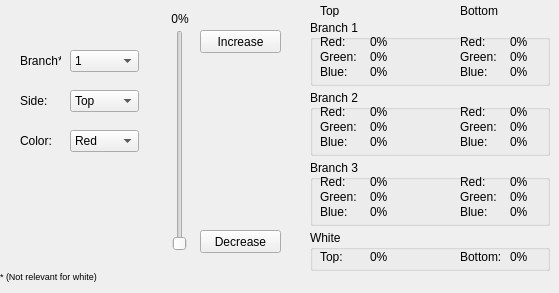
    <widget class="QWidget" name="setLed">
     <attribute name="title">
      <string>Set LED</string>
     </attribute>
     <widget class="QLabel" name="label_3">
      <property name="geometry">
       <rect>
        <x>20</x>
        <y>50</y>
        <width>41</width>
        <height>22</height>
       </rect>
      </property>
      <property name="text">
       <string>Branch*:</string>
      </property>
     </widget>
     <widget class="QComboBox" name="comboBoxBranch">
      <property name="geometry">
       <rect>
        <x>70</x>
        <y>50</y>
        <width>69</width>
        <height>22</height>
       </rect>
      </property>
      <item>
       <property name="text">
        <string>1</string>
       </property>
      </item>
      <item>
       <property name="text">
        <string>2</string>
       </property>
      </item>
      <item>
       <property name="text">
        <string>3</string>
       </property>
      </item>
     </widget>
     <widget class="QLabel" name="label_4">
      <property name="geometry">
       <rect>
        <x>20</x>
        <y>90</y>
        <width>31</width>
        <height>22</height>
       </rect>
      </property>
      <property name="text">
       <string>Side:</string>
      </property>
     </widget>
     <widget class="QComboBox" name="comboBoxLEDSide">
      <property name="geometry">
       <rect>
        <x>70</x>
        <y>90</y>
        <width>69</width>
        <height>22</height>
       </rect>
      </property>
      <item>
       <property name="text">
        <string>Top</string>
       </property>
      </item>
      <item>
       <property name="text">
        <string>Bottom</string>
       </property>
      </item>
     </widget>
     <widget class="QLabel" name="label_9">
      <property name="geometry">
       <rect>
        <x>20</x>
        <y>130</y>
        <width>31</width>
        <height>22</height>
       </rect>
      </property>
      <property name="text">
       <string>Color:</string>
      </property>
     </widget>
     <widget class="QComboBox" name="comboBoxColor">
      <property name="geometry">
       <rect>
        <x>70</x>
        <y>130</y>
        <width>69</width>
        <height>22</height>
       </rect>
      </property>
      <item>
       <property name="text">
        <string>Red</string>
       </property>
      </item>
      <item>
       <property name="text">
        <string>Green</string>
       </property>
      </item>
      <item>
       <property name="text">
        <string>Blue</string>
       </property>
      </item>
      <item>
       <property name="text">
        <string>White</string>
       </property>
      </item>
     </widget>
     <widget class="QLabel" name="label_10">
      <property name="geometry">
       <rect>
        <x>0</x>
        <y>270</y>
        <width>131</width>
        <height>14</height>
       </rect>
      </property>
      <property name="styleSheet">
       <string notr="true">font: italic 6pt &quot;MS Shell Dlg 2&quot;;</string>
      </property>
      <property name="text">
       <string>&lt;html&gt;&lt;head/&gt;&lt;body&gt;&lt;p&gt;&lt;span style=&quot; font-size:7pt;&quot;&gt;* (Not relevant for white)&lt;/span&gt;&lt;/p&gt;&lt;/body&gt;&lt;/html&gt;</string>
      </property>
     </widget>
     <widget class="QSlider" name="verticalSliderColor">
      <property name="geometry">
       <rect>
        <x>170</x>
        <y>30</y>
        <width>20</width>
        <height>221</height>
       </rect>
      </property>
      <property name="orientation">
       <enum>Qt::Vertical</enum>
      </property>
     </widget>
     <widget class="QLabel" name="labelColorValue">
      <property name="geometry">
       <rect>
        <x>157</x>
        <y>12</y>
        <width>46</width>
        <height>13</height>
       </rect>
      </property>
      <property name="text">
       <string>&lt;html&gt;&lt;head/&gt;&lt;body&gt;&lt;p align=&quot;center&quot;&gt;0%&lt;/p&gt;&lt;/body&gt;&lt;/html&gt;</string>
      </property>
      <property name="alignment">
       <set>Qt::AlignCenter</set>
      </property>
     </widget>
     <widget class="QGroupBox" name="groupBox">
      <property name="geometry">
       <rect>
        <x>310</x>
        <y>20</y>
        <width>240</width>
        <height>66</height>
       </rect>
      </property>
      <property name="autoFillBackground">
       <bool>false</bool>
      </property>
      <property name="styleSheet">
       <string notr="true">font: italic 8pt &quot;MS Shell Dlg 2&quot;;</string>
      </property>
      <property name="title">
       <string>Branch 1</string>
      </property>
      <widget class="QLabel" name="label_13">
       <property name="geometry">
        <rect>
         <x>10</x>
         <y>15</y>
         <width>41</width>
         <height>13</height>
        </rect>
       </property>
       <property name="styleSheet">
        <string notr="true">font: 8pt &quot;MS Shell Dlg 2&quot;;</string>
       </property>
       <property name="text">
        <string>Red:</string>
       </property>
      </widget>
      <widget class="QLabel" name="label_14">
       <property name="geometry">
        <rect>
         <x>10</x>
         <y>30</y>
         <width>41</width>
         <height>13</height>
        </rect>
       </property>
       <property name="styleSheet">
        <string notr="true">font: 8pt &quot;MS Shell Dlg 2&quot;;</string>
       </property>
       <property name="text">
        <string>Green:</string>
       </property>
      </widget>
      <widget class="QLabel" name="label_15">
       <property name="geometry">
        <rect>
         <x>10</x>
         <y>45</y>
         <width>41</width>
         <height>13</height>
        </rect>
       </property>
       <property name="styleSheet">
        <string notr="true">font: 8pt &quot;MS Shell Dlg 2&quot;;</string>
       </property>
       <property name="text">
        <string>Blue:</string>
       </property>
      </widget>
      <widget class="QLabel" name="label_18">
       <property name="geometry">
        <rect>
         <x>150</x>
         <y>15</y>
         <width>41</width>
         <height>13</height>
        </rect>
       </property>
       <property name="styleSheet">
        <string notr="true">font: 8pt &quot;MS Shell Dlg 2&quot;;</string>
       </property>
       <property name="text">
        <string>Red:</string>
       </property>
      </widget>
      <widget class="QLabel" name="label_16">
       <property name="geometry">
        <rect>
         <x>150</x>
         <y>30</y>
         <width>41</width>
         <height>13</height>
        </rect>
       </property>
       <property name="styleSheet">
        <string notr="true">font: 8pt &quot;MS Shell Dlg 2&quot;;</string>
       </property>
       <property name="text">
        <string>Green:</string>
       </property>
       <property name="textFormat">
        <enum>Qt::PlainText</enum>
       </property>
      </widget>
      <widget class="QLabel" name="label_17">
       <property name="geometry">
        <rect>
         <x>150</x>
         <y>45</y>
         <width>41</width>
         <height>13</height>
        </rect>
       </property>
       <property name="styleSheet">
        <string notr="true">font: 8pt &quot;MS Shell Dlg 2&quot;;</string>
       </property>
       <property name="text">
        <string>Blue:</string>
       </property>
      </widget>
      <widget class="QLabel" name="labelB1RedTop">
       <property name="geometry">
        <rect>
         <x>60</x>
         <y>15</y>
         <width>46</width>
         <height>13</height>
        </rect>
       </property>
       <property name="styleSheet">
        <string notr="true">font: 8pt &quot;MS Shell Dlg 2&quot;;</string>
       </property>
       <property name="text">
        <string>0%</string>
       </property>
      </widget>
      <widget class="QLabel" name="labelB1GreenTop">
       <property name="geometry">
        <rect>
         <x>60</x>
         <y>30</y>
         <width>46</width>
         <height>13</height>
        </rect>
       </property>
       <property name="styleSheet">
        <string notr="true">font: 8pt &quot;MS Shell Dlg 2&quot;;</string>
       </property>
       <property name="text">
        <string>0%</string>
       </property>
      </widget>
      <widget class="QLabel" name="labelB1BlueTop">
       <property name="geometry">
        <rect>
         <x>60</x>
         <y>45</y>
         <width>46</width>
         <height>13</height>
        </rect>
       </property>
       <property name="styleSheet">
        <string notr="true">font: 8pt &quot;MS Shell Dlg 2&quot;;</string>
       </property>
       <property name="text">
        <string>0%</string>
       </property>
      </widget>
      <widget class="QLabel" name="labelB1BlueBottom">
       <property name="geometry">
        <rect>
         <x>200</x>
         <y>45</y>
         <width>46</width>
         <height>13</height>
        </rect>
       </property>
       <property name="styleSheet">
        <string notr="true">font: 8pt &quot;MS Shell Dlg 2&quot;;</string>
       </property>
       <property name="text">
        <string>0%</string>
       </property>
      </widget>
      <widget class="QLabel" name="labelB1GreenBottom">
       <property name="geometry">
        <rect>
         <x>200</x>
         <y>30</y>
         <width>46</width>
         <height>13</height>
        </rect>
       </property>
       <property name="styleSheet">
        <string notr="true">font: 8pt &quot;MS Shell Dlg 2&quot;;</string>
       </property>
       <property name="text">
        <string>0%</string>
       </property>
       <property name="textFormat">
        <enum>Qt::AutoText</enum>
       </property>
      </widget>
      <widget class="QLabel" name="labelB1RedBottom">
       <property name="geometry">
        <rect>
         <x>200</x>
         <y>15</y>
         <width>46</width>
         <height>13</height>
        </rect>
       </property>
       <property name="styleSheet">
        <string notr="true">font: 8pt &quot;MS Shell Dlg 2&quot;;</string>
       </property>
       <property name="text">
        <string>0%</string>
       </property>
      </widget>
     </widget>
     <widget class="QGroupBox" name="groupBox_2">
      <property name="geometry">
       <rect>
        <x>310</x>
        <y>90</y>
        <width>240</width>
        <height>66</height>
       </rect>
      </property>
      <property name="autoFillBackground">
       <bool>false</bool>
      </property>
      <property name="styleSheet">
       <string notr="true">font: italic 8pt &quot;MS Shell Dlg 2&quot;;</string>
      </property>
      <property name="title">
       <string>Branch 2</string>
      </property>
      <widget class="QLabel" name="label_21">
       <property name="geometry">
        <rect>
         <x>10</x>
         <y>15</y>
         <width>41</width>
         <height>13</height>
        </rect>
       </property>
       <property name="styleSheet">
        <string notr="true">font: 8pt &quot;MS Shell Dlg 2&quot;;</string>
       </property>
       <property name="text">
        <string>Red:</string>
       </property>
      </widget>
      <widget class="QLabel" name="label_22">
       <property name="geometry">
        <rect>
         <x>10</x>
         <y>30</y>
         <width>41</width>
         <height>13</height>
        </rect>
       </property>
       <property name="styleSheet">
        <string notr="true">font: 8pt &quot;MS Shell Dlg 2&quot;;</string>
       </property>
       <property name="text">
        <string>Green:</string>
       </property>
      </widget>
      <widget class="QLabel" name="label_23">
       <property name="geometry">
        <rect>
         <x>10</x>
         <y>45</y>
         <width>41</width>
         <height>13</height>
        </rect>
       </property>
       <property name="styleSheet">
        <string notr="true">font: 8pt &quot;MS Shell Dlg 2&quot;;</string>
       </property>
       <property name="text">
        <string>Blue:</string>
       </property>
      </widget>
      <widget class="QLabel" name="label_24">
       <property name="geometry">
        <rect>
         <x>150</x>
         <y>15</y>
         <width>41</width>
         <height>13</height>
        </rect>
       </property>
       <property name="styleSheet">
        <string notr="true">font: 8pt &quot;MS Shell Dlg 2&quot;;</string>
       </property>
       <property name="text">
        <string>Red:</string>
       </property>
      </widget>
      <widget class="QLabel" name="label_25">
       <property name="geometry">
        <rect>
         <x>150</x>
         <y>30</y>
         <width>41</width>
         <height>13</height>
        </rect>
       </property>
       <property name="styleSheet">
        <string notr="true">font: 8pt &quot;MS Shell Dlg 2&quot;;</string>
       </property>
       <property name="text">
        <string>Green:</string>
       </property>
      </widget>
      <widget class="QLabel" name="label_26">
       <property name="geometry">
        <rect>
         <x>150</x>
         <y>45</y>
         <width>41</width>
         <height>13</height>
        </rect>
       </property>
       <property name="styleSheet">
        <string notr="true">font: 8pt &quot;MS Shell Dlg 2&quot;;</string>
       </property>
       <property name="text">
        <string>Blue:</string>
       </property>
      </widget>
      <widget class="QLabel" name="labelB2RedTop">
       <property name="geometry">
        <rect>
         <x>60</x>
         <y>15</y>
         <width>46</width>
         <height>13</height>
        </rect>
       </property>
       <property name="styleSheet">
        <string notr="true">font: 8pt &quot;MS Shell Dlg 2&quot;;</string>
       </property>
       <property name="text">
        <string>0%</string>
       </property>
      </widget>
      <widget class="QLabel" name="labelB2GreenTop">
       <property name="geometry">
        <rect>
         <x>60</x>
         <y>30</y>
         <width>46</width>
         <height>13</height>
        </rect>
       </property>
       <property name="styleSheet">
        <string notr="true">font: 8pt &quot;MS Shell Dlg 2&quot;;</string>
       </property>
       <property name="text">
        <string>0%</string>
       </property>
      </widget>
      <widget class="QLabel" name="labelB2BlueTop">
       <property name="geometry">
        <rect>
         <x>60</x>
         <y>45</y>
         <width>46</width>
         <height>13</height>
        </rect>
       </property>
       <property name="styleSheet">
        <string notr="true">font: 8pt &quot;MS Shell Dlg 2&quot;;</string>
       </property>
       <property name="text">
        <string>0%</string>
       </property>
      </widget>
      <widget class="QLabel" name="labelB2BlueBottom">
       <property name="geometry">
        <rect>
         <x>200</x>
         <y>45</y>
         <width>46</width>
         <height>13</height>
        </rect>
       </property>
       <property name="styleSheet">
        <string notr="true">font: 8pt &quot;MS Shell Dlg 2&quot;;</string>
       </property>
       <property name="text">
        <string>0%</string>
       </property>
      </widget>
      <widget class="QLabel" name="labelB2GreenBottom">
       <property name="geometry">
        <rect>
         <x>200</x>
         <y>30</y>
         <width>46</width>
         <height>13</height>
        </rect>
       </property>
       <property name="styleSheet">
        <string notr="true">font: 8pt &quot;MS Shell Dlg 2&quot;;</string>
       </property>
       <property name="text">
        <string>0%</string>
       </property>
      </widget>
      <widget class="QLabel" name="labelB2RedBottom">
       <property name="geometry">
        <rect>
         <x>200</x>
         <y>15</y>
         <width>46</width>
         <height>13</height>
        </rect>
       </property>
       <property name="styleSheet">
        <string notr="true">font: 8pt &quot;MS Shell Dlg 2&quot;;</string>
       </property>
       <property name="text">
        <string>0%</string>
       </property>
      </widget>
     </widget>
     <widget class="QGroupBox" name="groupBox_3">
      <property name="geometry">
       <rect>
        <x>310</x>
        <y>160</y>
        <width>240</width>
        <height>66</height>
       </rect>
      </property>
      <property name="autoFillBackground">
       <bool>false</bool>
      </property>
      <property name="styleSheet">
       <string notr="true">font: italic 8pt &quot;MS Shell Dlg 2&quot;;</string>
      </property>
      <property name="title">
       <string>Branch 3</string>
      </property>
      <widget class="QLabel" name="label_29">
       <property name="geometry">
        <rect>
         <x>10</x>
         <y>15</y>
         <width>41</width>
         <height>13</height>
        </rect>
       </property>
       <property name="styleSheet">
        <string notr="true">font: 8pt &quot;MS Shell Dlg 2&quot;;</string>
       </property>
       <property name="text">
        <string>Red:</string>
       </property>
      </widget>
      <widget class="QLabel" name="label_30">
       <property name="geometry">
        <rect>
         <x>10</x>
         <y>30</y>
         <width>41</width>
         <height>13</height>
        </rect>
       </property>
       <property name="styleSheet">
        <string notr="true">font: 8pt &quot;MS Shell Dlg 2&quot;;</string>
       </property>
       <property name="text">
        <string>Green:</string>
       </property>
      </widget>
      <widget class="QLabel" name="label_31">
       <property name="geometry">
        <rect>
         <x>10</x>
         <y>45</y>
         <width>41</width>
         <height>13</height>
        </rect>
       </property>
       <property name="styleSheet">
        <string notr="true">font: 8pt &quot;MS Shell Dlg 2&quot;;</string>
       </property>
       <property name="text">
        <string>Blue:</string>
       </property>
      </widget>
      <widget class="QLabel" name="label_32">
       <property name="geometry">
        <rect>
         <x>150</x>
         <y>15</y>
         <width>41</width>
         <height>13</height>
        </rect>
       </property>
       <property name="styleSheet">
        <string notr="true">font: 8pt &quot;MS Shell Dlg 2&quot;;</string>
       </property>
       <property name="text">
        <string>Red:</string>
       </property>
      </widget>
      <widget class="QLabel" name="label_33">
       <property name="geometry">
        <rect>
         <x>150</x>
         <y>30</y>
         <width>41</width>
         <height>13</height>
        </rect>
       </property>
       <property name="styleSheet">
        <string notr="true">font: 8pt &quot;MS Shell Dlg 2&quot;;</string>
       </property>
       <property name="text">
        <string>Green:</string>
       </property>
      </widget>
      <widget class="QLabel" name="label_34">
       <property name="geometry">
        <rect>
         <x>150</x>
         <y>45</y>
         <width>41</width>
         <height>13</height>
        </rect>
       </property>
       <property name="styleSheet">
        <string notr="true">font: 8pt &quot;MS Shell Dlg 2&quot;;</string>
       </property>
       <property name="text">
        <string>Blue:</string>
       </property>
      </widget>
      <widget class="QLabel" name="labelB3RedTop">
       <property name="geometry">
        <rect>
         <x>60</x>
         <y>15</y>
         <width>46</width>
         <height>13</height>
        </rect>
       </property>
       <property name="styleSheet">
        <string notr="true">font: 8pt &quot;MS Shell Dlg 2&quot;;</string>
       </property>
       <property name="text">
        <string>0%</string>
       </property>
      </widget>
      <widget class="QLabel" name="labelB3GreenTop">
       <property name="geometry">
        <rect>
         <x>60</x>
         <y>30</y>
         <width>46</width>
         <height>13</height>
        </rect>
       </property>
       <property name="styleSheet">
        <string notr="true">font: 8pt &quot;MS Shell Dlg 2&quot;;</string>
       </property>
       <property name="text">
        <string>0%</string>
       </property>
      </widget>
      <widget class="QLabel" name="labelB3BlueTop">
       <property name="geometry">
        <rect>
         <x>60</x>
         <y>45</y>
         <width>46</width>
         <height>13</height>
        </rect>
       </property>
       <property name="styleSheet">
        <string notr="true">font: 8pt &quot;MS Shell Dlg 2&quot;;</string>
       </property>
       <property name="text">
        <string>0%</string>
       </property>
      </widget>
      <widget class="QLabel" name="labelB3BlueBottom">
       <property name="geometry">
        <rect>
         <x>200</x>
         <y>45</y>
         <width>46</width>
         <height>13</height>
        </rect>
       </property>
       <property name="styleSheet">
        <string notr="true">font: 8pt &quot;MS Shell Dlg 2&quot;;</string>
       </property>
       <property name="text">
        <string>0%</string>
       </property>
      </widget>
      <widget class="QLabel" name="labelB3GreenBottom">
       <property name="geometry">
        <rect>
         <x>200</x>
         <y>30</y>
         <width>46</width>
         <height>13</height>
        </rect>
       </property>
       <property name="styleSheet">
        <string notr="true">font: 8pt &quot;MS Shell Dlg 2&quot;;</string>
       </property>
       <property name="text">
        <string>0%</string>
       </property>
      </widget>
      <widget class="QLabel" name="labelB3RedBottom">
       <property name="geometry">
        <rect>
         <x>200</x>
         <y>15</y>
         <width>46</width>
         <height>13</height>
        </rect>
       </property>
       <property name="styleSheet">
        <string notr="true">font: 8pt &quot;MS Shell Dlg 2&quot;;</string>
       </property>
       <property name="text">
        <string>0%</string>
       </property>
      </widget>
     </widget>
     <widget class="QLabel" name="label_12">
      <property name="geometry">
       <rect>
        <x>460</x>
        <y>4</y>
        <width>46</width>
        <height>13</height>
       </rect>
      </property>
      <property name="styleSheet">
       <string notr="true">font: bold 8pt &quot;MS Shell Dlg 2&quot;;</string>
      </property>
      <property name="text">
       <string>Bottom</string>
      </property>
     </widget>
     <widget class="QGroupBox" name="groupBox_4">
      <property name="geometry">
       <rect>
        <x>310</x>
        <y>230</y>
        <width>240</width>
        <height>41</height>
       </rect>
      </property>
      <property name="styleSheet">
       <string notr="true">font: italic 8pt &quot;MS Shell Dlg 2&quot;;</string>
      </property>
      <property name="title">
       <string>White</string>
      </property>
      <widget class="QLabel" name="label_35">
       <property name="geometry">
        <rect>
         <x>150</x>
         <y>20</y>
         <width>51</width>
         <height>13</height>
        </rect>
       </property>
       <property name="styleSheet">
        <string notr="true">font: 8pt &quot;MS Shell Dlg 2&quot;;</string>
       </property>
       <property name="text">
        <string>Bottom:</string>
       </property>
      </widget>
      <widget class="QLabel" name="labelWhiteTop">
       <property name="geometry">
        <rect>
         <x>60</x>
         <y>20</y>
         <width>46</width>
         <height>13</height>
        </rect>
       </property>
       <property name="styleSheet">
        <string notr="true">font: 8pt &quot;MS Shell Dlg 2&quot;;</string>
       </property>
       <property name="text">
        <string>0%</string>
       </property>
      </widget>
      <widget class="QLabel" name="labelWhiteBottom">
       <property name="geometry">
        <rect>
         <x>200</x>
         <y>20</y>
         <width>46</width>
         <height>13</height>
        </rect>
       </property>
       <property name="styleSheet">
        <string notr="true">font: 8pt &quot;MS Shell Dlg 2&quot;;</string>
       </property>
       <property name="text">
        <string>0%</string>
       </property>
      </widget>
      <widget class="QLabel" name="label_36">
       <property name="geometry">
        <rect>
         <x>10</x>
         <y>20</y>
         <width>41</width>
         <height>13</height>
        </rect>
       </property>
       <property name="styleSheet">
        <string notr="true">font: 8pt &quot;MS Shell Dlg 2&quot;;</string>
       </property>
       <property name="text">
        <string>Top:</string>
       </property>
      </widget>
     </widget>
     <widget class="QLabel" name="label_19">
      <property name="geometry">
       <rect>
        <x>320</x>
        <y>4</y>
        <width>46</width>
        <height>13</height>
       </rect>
      </property>
      <property name="styleSheet">
       <string notr="true">font: bold 8pt &quot;MS Shell Dlg 2&quot;;</string>
      </property>
      <property name="text">
       <string>Top</string>
      </property>
     </widget>
     <widget class="QPushButton" name="pushButtonIncreaseLED">
      <property name="geometry">
       <rect>
        <x>200</x>
        <y>30</y>
        <width>81</width>
        <height>23</height>
       </rect>
      </property>
      <property name="text">
       <string>Increase</string>
      </property>
      <property name="icon">
       <iconset resource="tripod_lamp_gui.qrc">
        <normaloff>:/Tripod_Lamp_GUI/Icons/arrow_up.png</normaloff>:/Tripod_Lamp_GUI/Icons/arrow_up.png</iconset>
      </property>
     </widget>
     <widget class="QPushButton" name="pushButtonDecreaseLED">
      <property name="geometry">
       <rect>
        <x>200</x>
        <y>230</y>
        <width>81</width>
        <height>23</height>
       </rect>
      </property>
      <property name="text">
       <string>Decrease</string>
      </property>
      <property name="icon">
       <iconset resource="tripod_lamp_gui.qrc">
        <normaloff>:/Tripod_Lamp_GUI/Icons/arrow_down.png</normaloff>:/Tripod_Lamp_GUI/Icons/arrow_down.png</iconset>
      </property>
     </widget>
    </widget>
